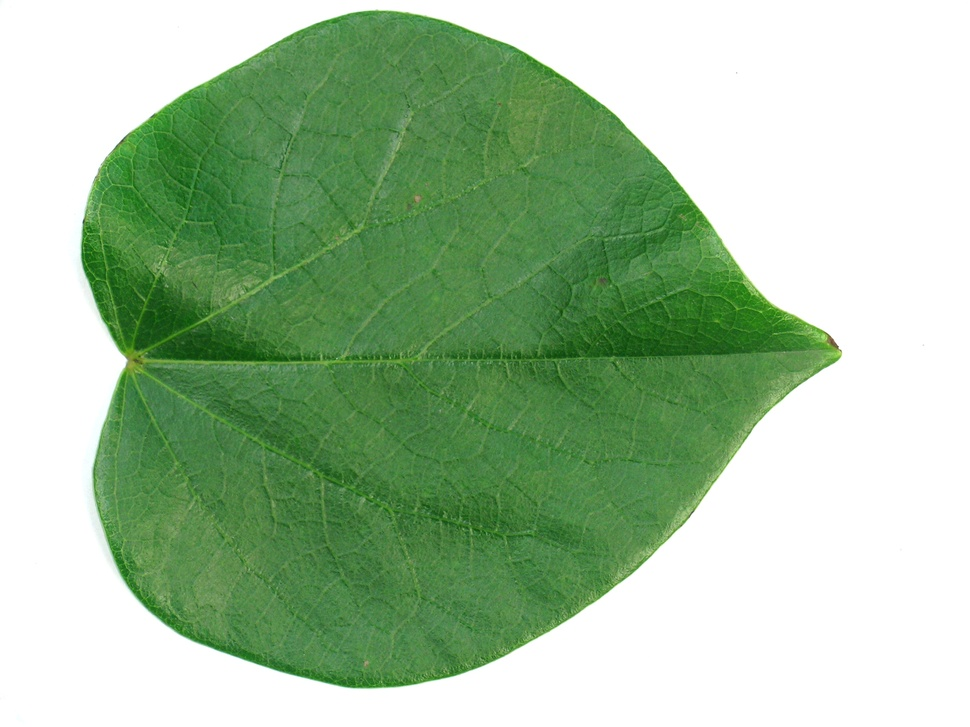
#> input picture imgs/im1.jpg, 970 x 727 px, shrunk from 1600 x 1200 before the run
$ python main.py
#> lines starting #> are read from the running program, lines starting #| are printed output that depends on the picture
import cv2

im1 =cv2.imread('./imgs/im1.jpg')
#> im1 is the input picture: shape (727, 970, 3); mean B, G, R 159.1, 192.6, 163.6
im2 =cv2.imread('./imgs/im2.jpg')
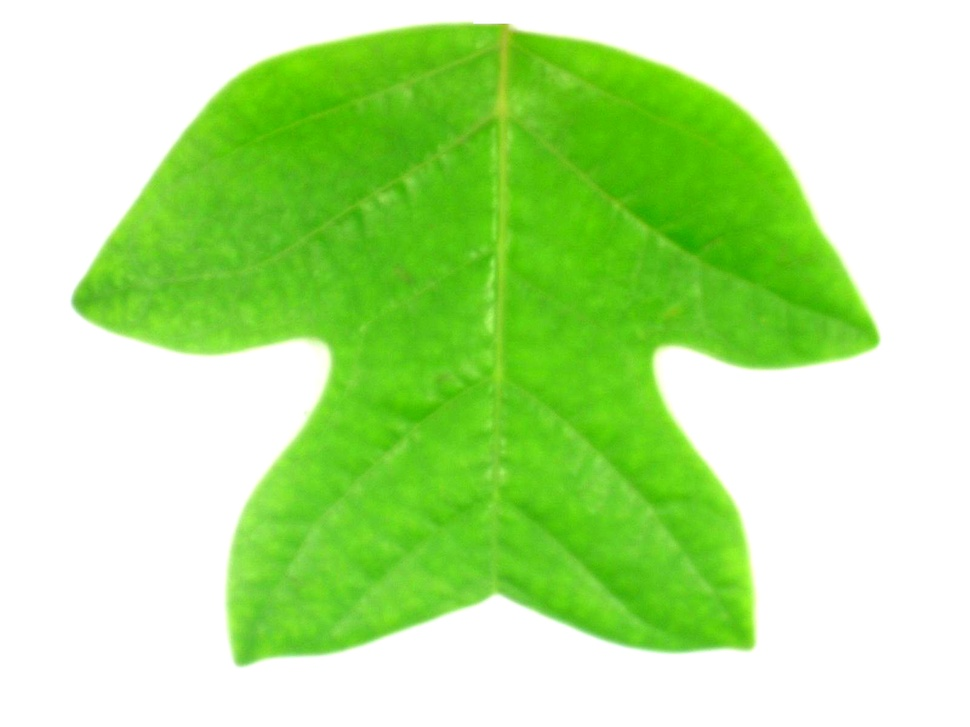
#> input picture imgs/im2.jpg, 970 x 727 px, shrunk from 1600 x 1200 before the run
#> im2 is the input picture: shape (727, 970, 3); mean B, G, R 148.5, 230.5, 181.9
im3 =cv2.imread('./imgs/im3.jpg')
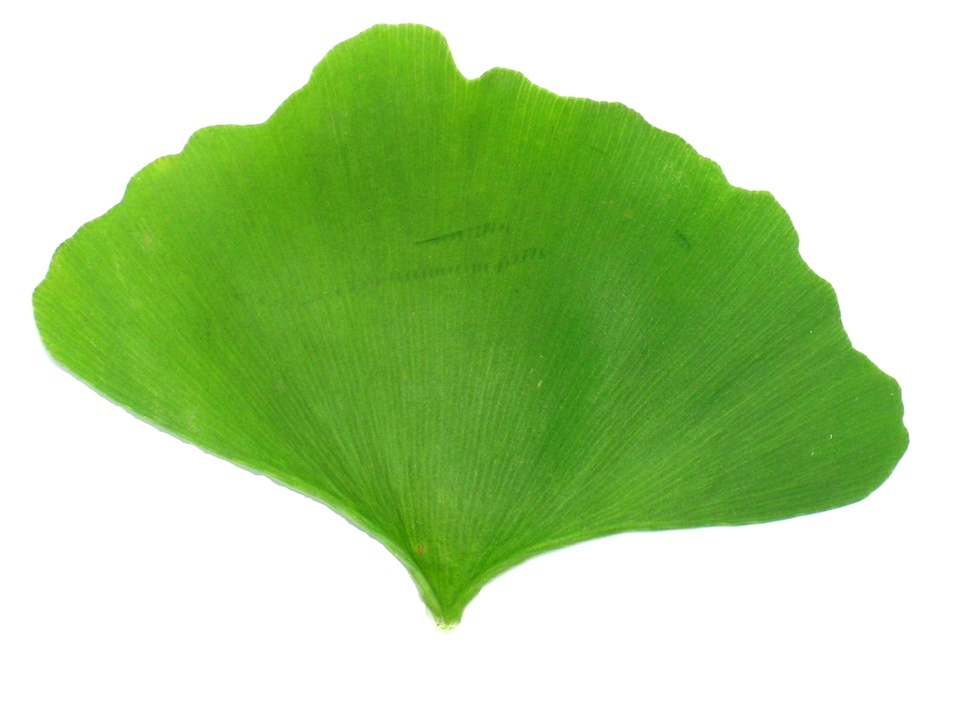
#> input picture imgs/im3.jpg, 970 x 727 px, shrunk from 1600 x 1200 before the run
#> im3 is the input picture: shape (727, 970, 3); mean B, G, R 158.2, 214.3, 182.9
im4 =cv2.imread('./imgs/im4.jpg')
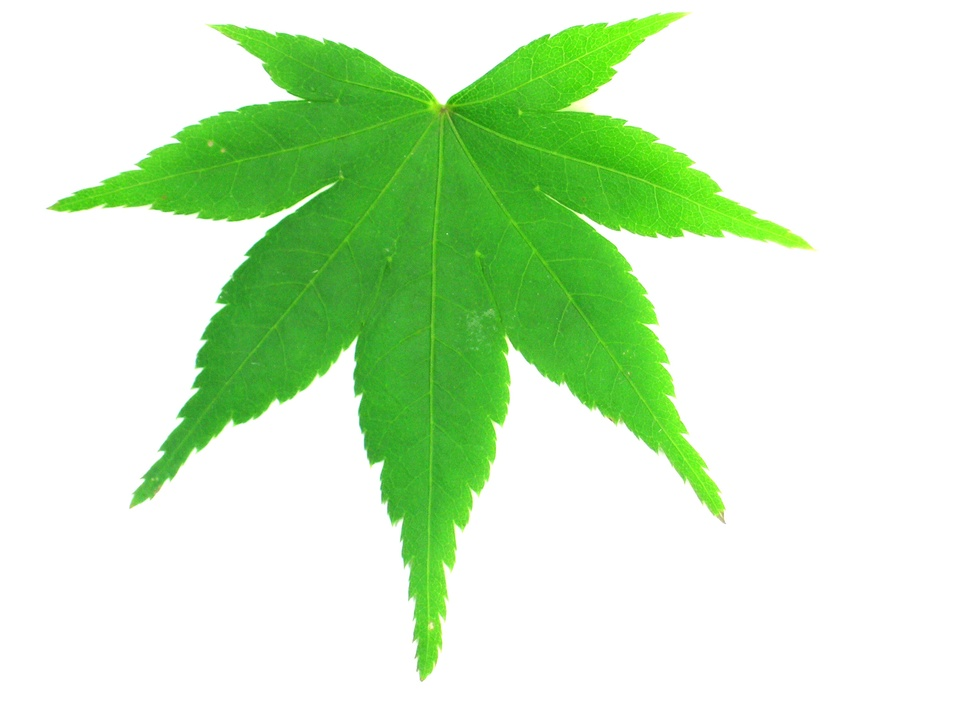
#> input picture imgs/im4.jpg, 970 x 727 px, shrunk from 1600 x 1200 before the run
#> im4 is the input picture: shape (727, 970, 3); mean B, G, R 199, 236.8, 207.7

images = [im1, im2, im3, im4]
